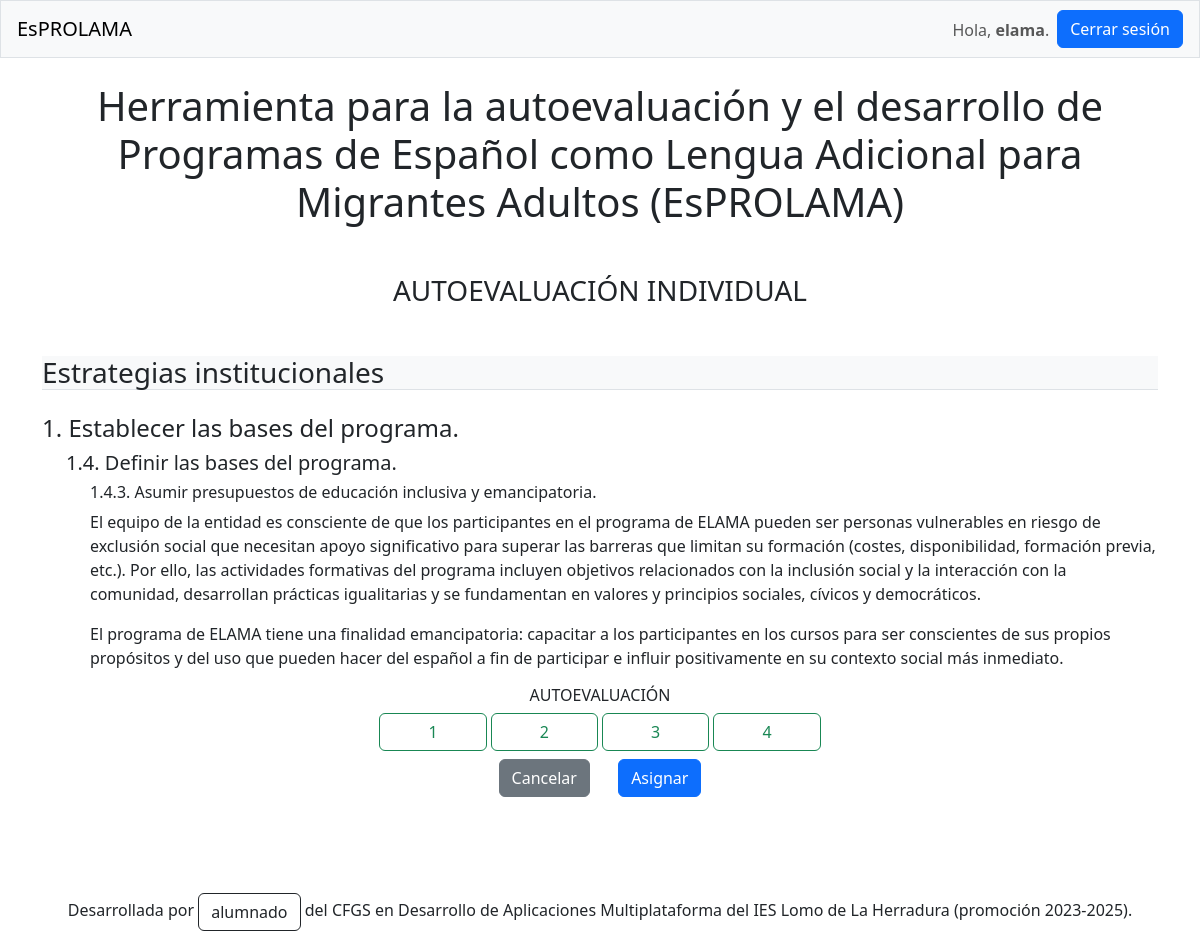
/individual/1/7/ (signed in), run on the app's committed database.
### elama/models.py (models this page shows, shortened)
class Descriptor(models.Model):
    principio = models.ForeignKey(Principio, on_delete=models.CASCADE)
    titulo = models.CharField(max_length=200)
    contenido_html = models.TextField(blank=True, null=True)
    descriptor_padre = models.ForeignKey('self', on_delete=models.CASCADE, blank=True, null=True)
    class Meta:
        verbose_name_plural = 'descriptores'

class Principio(models.Model):
    estrategia = models.ForeignKey(Estrategia, on_delete=models.CASCADE)
    titulo = models.CharField(max_length=200)

class Estrategia(models.Model):
    titulo = models.CharField(max_length=200)

### elama/views.py (the view, shortened to what this page needs)
# urls.py: path('individual/<int:id_autoevaluacion>/<int:id_descriptor>/', views.volcar_autoevaluacion, name='volcar-autoevaluacion'),
@login_required
def volcar_autoevaluacion(request, id_autoevaluacion, id_descriptor):
    autoevaluacion = Autoevaluacion.objects.get(pk=id_autoevaluacion)
    descriptor = Descriptor.objects.get(pk=id_descriptor)
    valoracion = '-1'
    existe = True
    try:
        volcado = Volcado.objects.get(autoevaluacion__id=id_autoevaluacion, descriptor__id=id_descriptor)
        valoracion = volcado.valoracion
    except ObjectDoesNotExist:
        existe = False
    if request.method != 'POST':
        if existe:
            form = VolcadoForm(instance=volcado)
        else:
            form = VolcadoForm()
    context = {'autoevaluacion': autoevaluacion, 'descriptor': descriptor, 'valoracion': int(valoracion),
               'form': form, 'valores': [i for i in range(1,5)]}
    return render(request, 'elama/volcado.html', context)

### elama/templates/elama/volcado.html (shortened to what this page needs)
{% extends "elama/base.html"  %}
{% load django_bootstrap5 %}
{% block content %}
    <h1 class="text-center">
        Herramienta para la autoevaluación y el desarrollo de Programas de Español como Lengua Adicional para
        Migrantes Adultos (EsPROLAMA)
    </h1>
    <h3 class="text-center mt-5">AUTOEVALUACIÓN INDIVIDUAL</h3>
    <h3 class="bg-light border-bottom mt-5">{{ descriptor.principio.estrategia.titulo }}</h3>
    <h4 class="mt-4">{{ descriptor.principio.titulo }}</h4>
    {% if not descriptor.descriptor_padre %}
        <h5 class="mt-2 ps-4">{{ descriptor.titulo }}</h5>
        <div class="mt-2 ps-4">{{ descriptor.contenido_html|safe}}</div>
    {% else %}
        <h5 class="mt-2 ps-4">{{ descriptor.descriptor_padre.titulo }}</h5>
        <h6 class="mt-2 ps-5">{{ descriptor.titulo }}</h6>
        <div class="mt-2 ps-5">{{ descriptor.contenido_html|safe }}</div>
    {% endif %}
    <div class="mt-2 text-center">
        <h6 class="mt-2">AUTOEVALUACIÓN</h6>
        <form action="{% url 'elama:volcar-autoevaluacion' autoevaluacion.id descriptor.id %}" method="post">
            {% for i in valores %}
                <label class="btn btn-outline-success px-5" for="id_valoracion_{{ i }}">{{ i }}</label>
            {% endfor %}
            <p>
                <a class="btn btn-secondary me-4 mt-2" href="{% url 'elama:individual' autoevaluacion.id %}">Cancelar</a>
                <button type="submit" class="btn btn-primary mt-2"
                        {% if autoevaluacion.finalizada %} disabled {% endif %}>Asignar</button>
            </p>
        </form>
    </div>
{% endblock content %}

### elama/templates/elama/base.html (shortened to what this page needs)
{% load django_bootstrap5 %}
<!DOCTYPE html>
<html lang="en">
    <head>
        {% bootstrap_css %}
    </head>
    <body>
        <nav class="navbar navbar-expand-md navbar-light bg-light px-3 mb-4 border">
            {% if user.is_authenticated %}
                <a class="navbar-brand" href="{% url 'elama:main' %}">EsPROLAMA</a>
            {% else %}
                <a class="navbar-brand" href="{% url 'elama:login' %}">EsPROLAMA</a>
            {% endif %}
            <div class="collapse navbar-collapse" id="navbarCollapse">
                <ul class="navbar-nav ms-auto">
                    {% if user.is_authenticated %}
                        <li class="nav-item mt-2">
                            <span class="navbar-text">Hola, <span style="font-weight: bold">{{ user.username }}</span>.</span>
                        </li>
                        <li class="nav-item">
                            <form action="{% url 'users:logout' %}" method="post" class="form ms-2">
                                {% bootstrap_button button_type="submit" content="Cerrar sesión" %}
                            </form>
                        </li>
                    {% endif %}
                </ul>
            </div>
        </nav>
        <main role="main" class="container">
            {% block content %} {% endblock content %}
        </main>
        <footer class="mt-5 pt-5">
            <p class="text-center">
                Desarrollada por <a class="btn btn-outline-dark" href="" data-bs-toggle="modal" data-bs-target="#equipoModal">
                alumnado</a> del CFGS en Desarrollo de Aplicaciones Multiplataforma del IES Lomo de La Herradura
                (promoción 2023-2025).
            </p>
        </footer>
    </body>
</html>

### data on the page
Descriptor: principio.estrategia.titulo "Estrategias institucionales", principio.titulo "1. Establecer las bases del programa.", descriptor_padre.titulo "1.4. Definir las bases del programa.", titulo "1.4.3. Asumir presupuestos de educación inclusiva y emancipatoria.", contenido_html "El equipo de la entidad es consciente de que los participantes en el programa de ELAMA pueden ser personas vulnerables en riesgo de exclusión social que necesitan apoyo significativo para superar las barreras que limitan su formación (costes, disponibilidad, formación previa, etc.). Por ello, las actividades formativas del programa incluyen objetivos relacionados con la inclusión social y la interacción con la comunidad, desarrollan prácticas igualitarias y se fundamentan en valores y principios sociales, cívicos y democráticos. El programa de ELAMA tiene una finalidad emancipatoria: capacitar a los participantes en los cursos para ser conscientes de sus propios propósitos y del uso que…"

### other printed values
{{ user.username }} "elama"
{{ i }} "1" "2" "3" "4"
